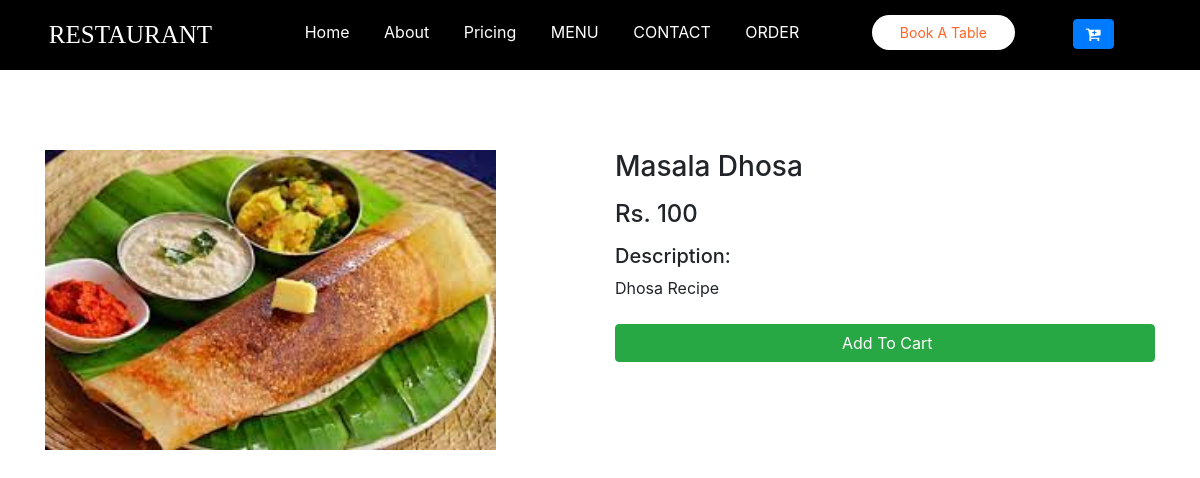
/productview/2/, run on an earlier commit of the app's database.
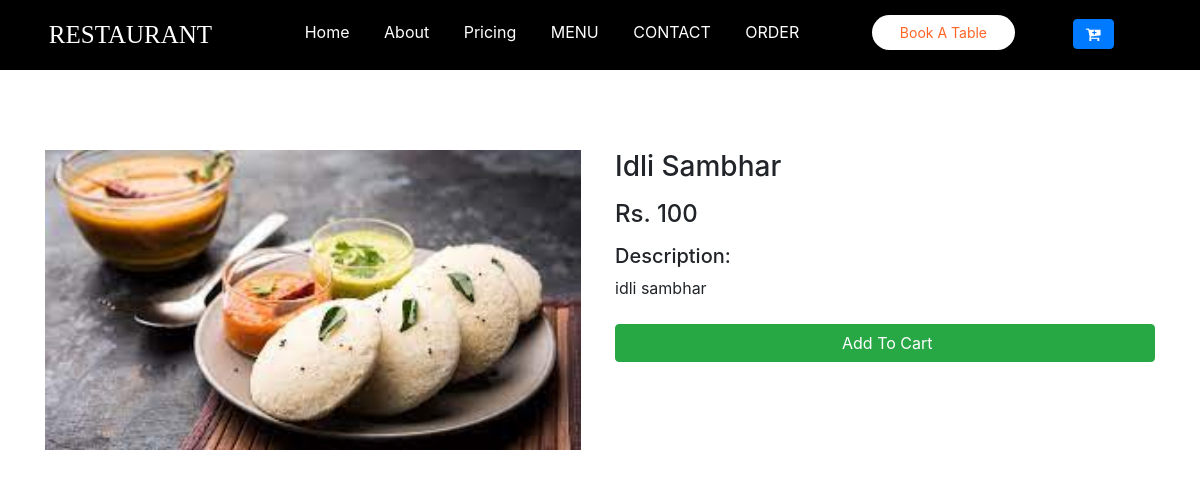
And on a later commit of the database.
### app1/models.py (models this page shows, shortened)
class Product(models.Model):
    categories = models.ManyToManyField(Category)
    name = models.CharField(max_length=200)
    price = models.IntegerField()
    des=models.TextField(max_length=200)
    images=models.ImageField(upload_to='pro_img',blank=True)

### app1/views.py (the view)
# urls.py: path('productview/<int:pk>/',productview,name="productview"),
def productview(request,pk):
    p = get_object_or_404(Product, pk=pk)
    return render(request, 'productview.html', {'p': p})

### templates/productview.html (shortened to what this page needs)
{% load static %}
<!DOCTYPE html>
<html lang="en">
<head>
    <link rel="stylesheet" href="https://maxcdn.bootstrapcdn.com/bootstrap/4.0.0/css/bootstrap.min.css">
    <link rel="stylesheet" href="https://cdnjs.cloudflare.com/ajax/libs/font-awesome/4.7.0/css/font-awesome.min.css">
    <link rel="stylesheet" href="{% static 'css/style1.css' %}">
</head>
<body>
<header>
  <ul class="fixed-top navbar-expend-lg">
      <div class="logo">
          <h1>RESTAURANT</h1>
      </div>
      <div>
        <li><a href="{% url 'index' %}">Home</a></li>
        <li><a href="{% url 'index' %}">About</a></li>
        <li><a href="{% url 'index' %}">Pricing</a></li>
        <li><a href="{% url 'index' %}" >MENU</a></li>
        <li><a href="{% url 'index' %}" >CONTACT</a></li>
        <li><a href="{% url 'order' %}" >ORDER</a></li>
      </div>
      <div class="book-btn" style="float:right;padding-top:15px;">
         <a href="{% url 'book' %}"><button type="button">Book A Table</button></a>
      </div>
      <div class="book-btn mt-1" style="float:right;padding-top:15px;">
        <a href="{% url 'showmycart'%}" type="button" class="btn btn-primary fa fa-cart-plus ">
        </a>
      </div>
  </header>
    <div class="container" style="margin-top:150px;">
      <div class="row">
        <div class="col-md-6 col-12">
          <div class="thumb-image">
            <a href="{% url 'productview' p.id %}">
              <img src="{{ p.images.url }}" data-imagezoom="true" alt=" "
                class="img-responsive" style="height:300px;"></a>
          </div>
        </div>
        <div class="col-md-6 col-12">
          <h3>{{p.name}}</h3>
          <div class="caption">
            <h4 class="mt-3">Rs.
              {{p.price}}</h4>
          </div>
          <div class="desc_single mt-3">
            <h5>Description:</h5>
            <p>{{p.des}}</p>
          </div>
           <div class="desc_single mt-4">
            <form action="{%url 'addtocart' p.id %}" method="POST">
              <a href="{%url 'showmycart' %}" style="text-decoration:none;">
              <button type="submit" class="btn btn-success btn-block">
                Add To Cart
              </button>
            </a>
            </form>
            </div>
        </div>
      </div>
    </div>
</body>
</html>

### app1/static/css/style1.css (style rules this page uses)
html { scroll-behavior: smooth; }
* { margin:0; padding:0; box-sizing: border-box ; }
header { z-index: -1; }
ul { z-index: 1; }
header h1 { font-family:'pacifico',cursive; font-size:25px; color:white; padding:20px; }
header ul { background-color:black; display: flex; justify-content: space-around; list-style-type: none; margin: 0; padding: 0; background-color:black; text-align:center; height:70px; }
header ul li { display:inline-block !important; text-align: center; padding-top:20px; }
header ul li a { color:white; padding:15px !important; transition:0.2s !important; text-decoration:none !important; }
header .book-btn button { display: inline-block; padding: 7px 28px; border-radius: 50px; background-color: #fff; font-size: 14px; font-weight: 400; color: #ff6426; outline: none; transition: 0.5s; border: none; cursor: pointer; }

What changed in the data, as far as the page shows it:
changed Product: images: a different picture; name "Masala Dhosa" → "Idli Sambhar"; des "Dhosa Recipe" → "idli sambhar"
